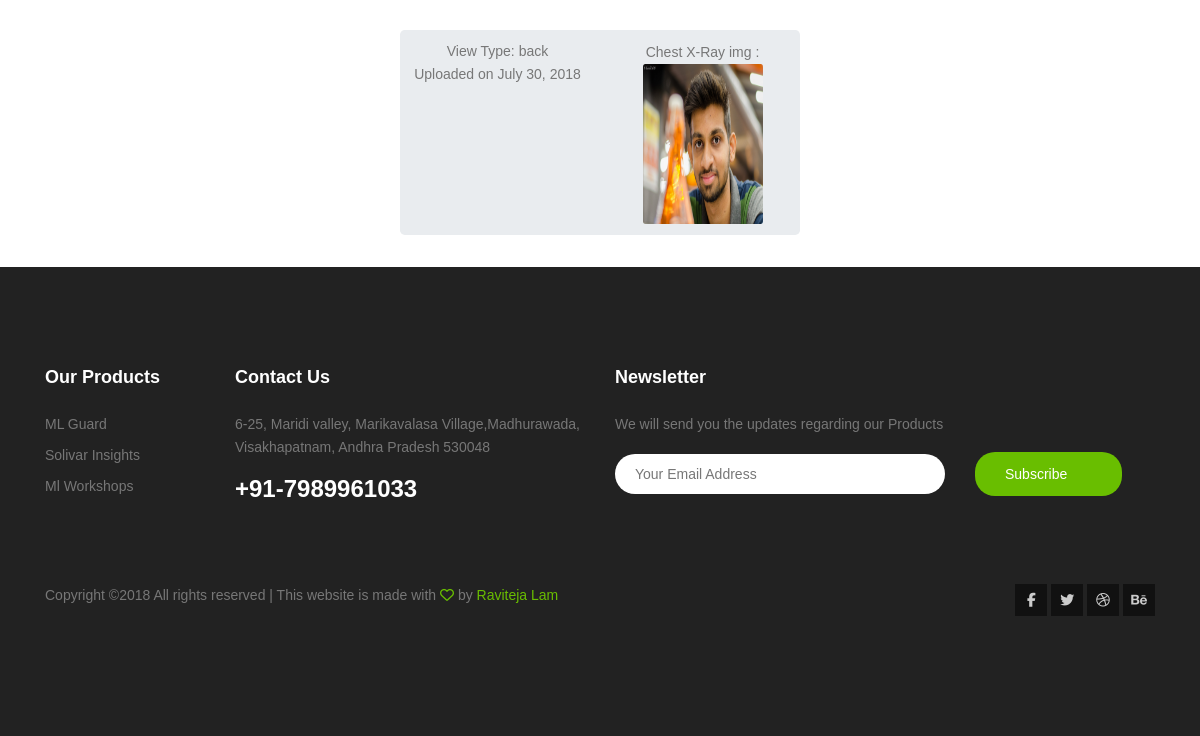
Page /log/ (signed in, lower part) on the earlier database version.
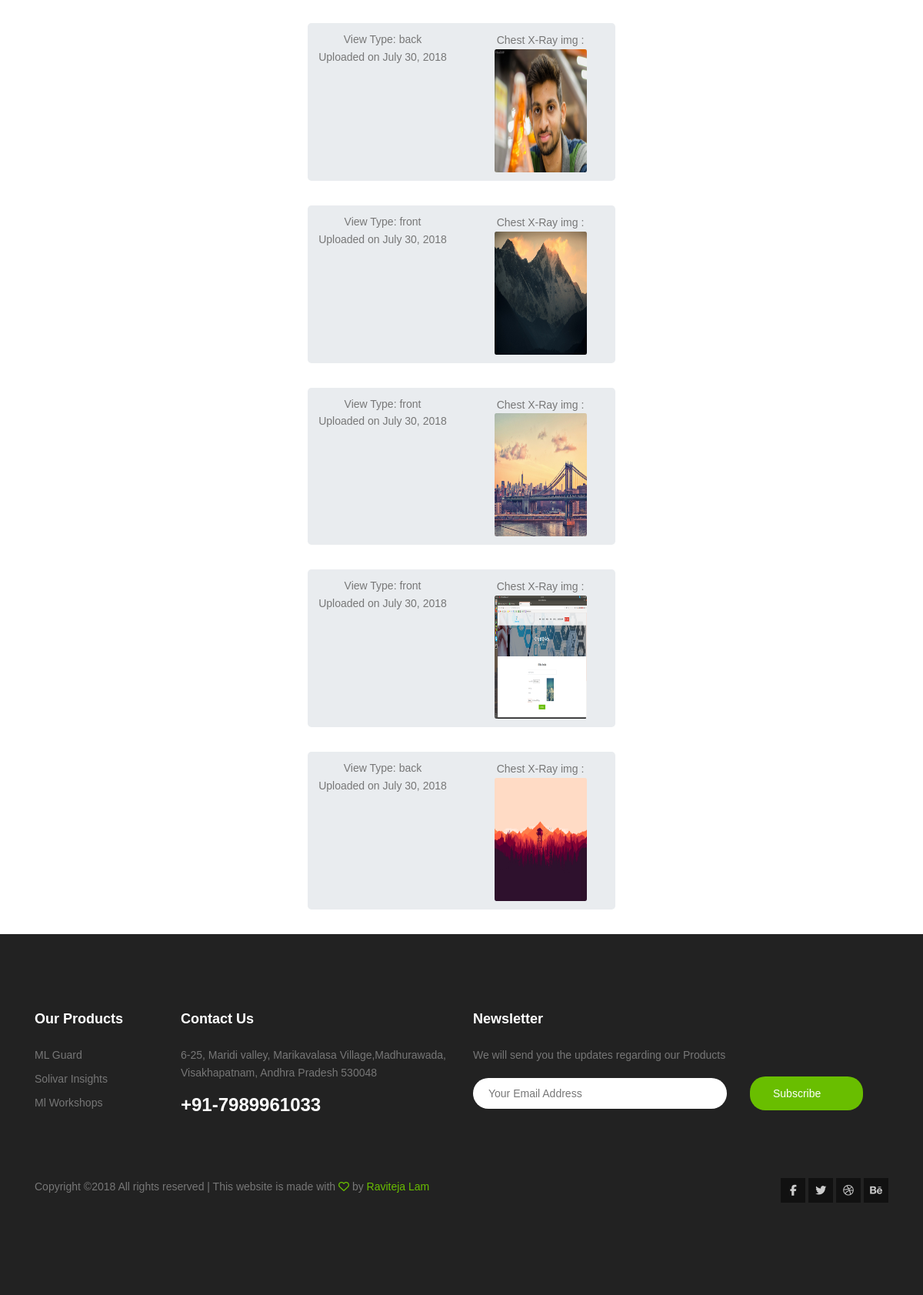
Same page on the later database version.
### chestxray/models.py (models this page shows, shortened)
class Testing(models.Model):
    image = models.ImageField(upload_to='chestxray_image/', blank=True)
    side = models.CharField(max_length=8)
    gender = models.CharField(max_length=8)
    submitted_on = models.DateField(("Date"),blank=True)
    description = models.TextField(max_length=2048,blank=True)
    user = models.ForeignKey(User,on_delete=models.CASCADE)

### chestxray/views.py (the view)
# urls.py: url('log/',result,name="log"),
def result(request):
    context_dict = {}
    test_result = Testing.objects.filter(user = request.user)
    context_dict['result'] = test_result
    return render(request, 'history.html', context_dict)

### chestxray/templates/history.html (shortened to what this page needs)
{% load staticfiles %}
<!DOCTYPE html>
<html class="no-js" style="display: block;" lang="zxx"><link type="text/css" id="dark-mode" rel="stylesheet" href=""><style type="text/css" id="dark-mode-custom-style"></style><head>
		<link href="{% static "team_files/css.css" %}" rel="stylesheet">
		<link rel="stylesheet" href="https://use.fontawesome.com/releases/v5.1.1/css/all.css">
			<link rel="stylesheet" href="{% static "team_files/linearicons.css"%}">
			<link rel="stylesheet" href="{% static "team_files/font-awesome.css"%}">
			<link rel="stylesheet" href="{% static "team_files/bootstrap.css"%}">
			<link rel="stylesheet" href="{% static "team_files/magnific-popup.css"%}">
			<link rel="stylesheet" href="{% static "team_files/jquery-ui.css"%}">
			<link rel="stylesheet" href="{% static "team_files/nice-select.css"%}">
			<link rel="stylesheet" href="{% static "team_files/animate.css"%}">
			<link rel="stylesheet" href="{% static "team_files/owl.css"%}">
			<link rel="stylesheet" href="{% static "team_files/jquery-ui.css"%}">
			<link rel="stylesheet" href="{% static "team_files/main.css"%}">
		</head>
		<body style="display: block;"><button type="button" id="mobile-nav-toggle"></button>
			<div style="margin: 20px; padding: 0px;">
                {% for res in result %}
                      <center>
                      <div class="jumbotron" style="height: 180 px; width: 400px; padding: 10px;">
                          <div class="row">
                              <div class="col-lg-6">
                                  View Type: {{ res.side }}<br/>
                                  Uploaded on {{ res.submitted_on }}
                              </div>
                              <div class="col-lg-6" style="padding: 1px;">
                                  Chest X-Ray img :<img src="{{ res.image.url }}" alt="img" class="img-responsive img-rounded" height="160" width="120" style="border-radius: 2%;"><br/>
                              </div>
                          </div>
                      </div>
                      </center>
                {% endfor %}
            </div>
			<footer class="footer-area section-gap">
				<div class="container">
					<div class="row">
						<div class="col-lg-2  col-md-6">
							<div class="single-footer-widget">
								<h6>Our Products</h6>
								<ul class="footer-nav">
									<li><a href="http://mlguard.com/home/">ML Guard</a></li>
									<li><a href="http://www.solivar.com/">Solivar Insights</a></li>
									<li><a href="http://www.mlworkshops.com/">Ml Workshops</a></li>
								</ul>
							</div>
						</div>
						<div class="col-lg-4  col-md-6">
							<div class="single-footer-widget mail-chimp">
								<h6 class="mb-20">Contact Us</h6>
								<p>
									6-25, Maridi valley, Marikavalasa Village,Madhurawada, Visakhapatnam, Andhra Pradesh 530048
								</p>
								<h3>+91-7989961033</h3>
							</div>
						</div>
						<div class="col-lg-6  col-md-12">
							<div class="single-footer-widget newsletter">
								<h6>Newsletter</h6>
								<p>We will send you the updates regarding our Products</p>
								<div id="mc_embed_signup">
									<form target="_blank" action="#" method="get" class="form-inline" novalidate="true">
										<div class="form-group row" style="width: 100%">
											<div class="col-lg-8 col-md-12">
												<input name="EMAIL" placeholder="Your Email Address" onfocus="this.placeholder = ''" onblur="this.placeholder = 'Your Email Address '" required="" type="email">
											</div>
											<div class="col-lg-4 col-md-12">
												<button class="nw-btn primary-btn circle">Subscribe<span class="lnr lnr-arrow-right"></span></button>
											</div>
										</div>
									</form>
								</div>
							</div>
						</div>
					</div>
					<div class="row footer-bottom d-flex justify-content-between">
						<p class="col-lg-8 col-sm-12 footer-text m-0">
Copyright ©<script>document.write(new Date().getFullYear());</script> All rights reserved | This website is made with <i class="fa fa-heart-o" aria-hidden="true"></i> by <a href="#" target="_blank">Raviteja Lam</a>
</p>
						<div class="col-lg-4 col-sm-12 footer-social">
							<a href="#"><i class="fa fa-facebook"></i></a>
							<a href="#"><i class="fa fa-twitter"></i></a>
							<a href="#"><i class="fa fa-dribbble"></i></a>
							<a href="#"><i class="fa fa-behance"></i></a>
						</div>
					</div>
				</div>
			</footer>
</body>
</html>

Differences in the rows shown:
added Testing: side "front", submitted_on "July 30, 2018", image (picture)
added Testing: side "front", submitted_on "July 30, 2018", image (picture)
added Testing: side "front", submitted_on "July 30, 2018", image (picture)
added Testing: side "back", submitted_on "July 30, 2018", image (picture)
